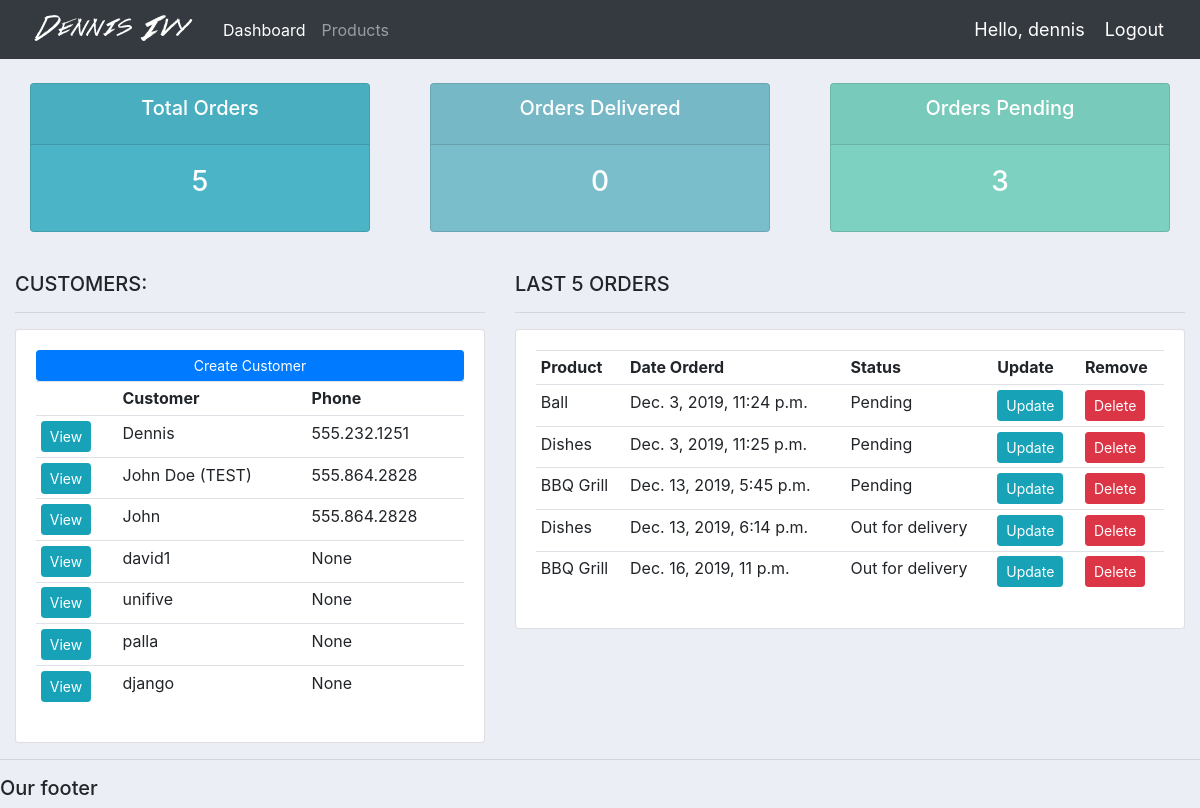
The app's page / (signed in) with its own data.
### accounts/models.py (models this page shows, shortened)
class Customer(models.Model):
	user = models.OneToOneField(User, null=True, blank=True, on_delete=models.CASCADE)
	name = models.CharField(max_length=200, null=True)
	phone = models.CharField(max_length=200, null=True)
	email = models.CharField(max_length=200, null=True)
	profile_pic = models.ImageField(default="profile1.png", null=True, blank=True)
	date_created = models.DateTimeField(auto_now_add=True, null=True)

class Order(models.Model):
	STATUS = (
			('Pending', 'Pending'),
			('Out for delivery', 'Out for delivery'),
			('Delivered', 'Delivered'),
			)
	customer = models.ForeignKey(Customer, null=True, on_delete= models.SET_NULL)
	product = models.ForeignKey(Product, null=True, on_delete= models.SET_NULL)
	date_created = models.DateTimeField(auto_now_add=True, null=True)
	status = models.CharField(max_length=200, null=True, choices=STATUS)
	note = models.CharField(max_length=1000, null=True)

class Product(models.Model):
	CATEGORY = (
			('Indoor', 'Indoor'),
			('Out Door', 'Out Door'),
			)
	name = models.CharField(max_length=200, null=True)
	price = models.FloatField(null=True)
	category = models.CharField(max_length=200, null=True, choices=CATEGORY)
	description = models.CharField(max_length=200, null=True, blank=True)
	date_created = models.DateTimeField(auto_now_add=True, null=True)
	tags = models.ManyToManyField(Tag)
	def __str__(self):
		return self.name

### accounts/decorators.py (the view)
	def wrapper_function(request, *args, **kwargs):
		group = None
		if request.user.groups.exists():
			group = request.user.groups.all()[0].name
		if group == 'customer':
			return redirect('user-page')
		if group == 'admin':
			return view_func(request, *args, **kwargs)

### accounts/views.py (called while the page is built)
@login_required(login_url='login')
@admin_only
def home(request):
	orders = Order.objects.all()
	customers = Customer.objects.all()
	total_customers = customers.count()
	total_orders = orders.count()
	delivered = orders.filter(status='Delivered').count()
	pending = orders.filter(status='Pending').count()
	context = {'orders':orders, 'customers':customers,
	'total_orders':total_orders,'delivered':delivered,
	'pending':pending }
	return render(request, 'accounts/dashboard.html', context)

### accounts/templates/accounts/dashboard.html
{%  extends 'accounts/main.html' %}
{% block content %}
{%  include 'accounts/status.html' %}
<br>
<div class="row">
	<div class="col-md-5">
		<h5>CUSTOMERS:</h5>
		<hr>
		<div class="card card-body">
			<a class="btn btn-primary  btn-sm btn-block" href="">Create Customer</a>
			<table class="table table-sm">
				<tr>
					<th></th>
					<th>Customer</th>
					<th>Phone</th>
				</tr>
				{% for customer in customers %}
					<tr>
						<td><a class="btn btn-sm btn-info" href="{% url 'customer' customer.id %}">View</a></td>
						<td>{{customer.name}}</td>
						<td>{{customer.phone}}</td>
					</tr>
				{% endfor %}
			</table>
		</div>
	</div>
	<div class="col-md-7">
		<h5>LAST 5 ORDERS</h5>
		<hr>
		<div class="card card-body">
			<table class="table table-sm">
				<tr>
					<th>Product</th>
					<th>Date Orderd</th>
					<th>Status</th>
					<th>Update</th>
					<th>Remove</th>
				</tr>
				{% for order in orders %}
					<tr>
						<td>{{order.product}}</td>
						<td>{{order.date_created}}</td>
						<td>{{order.status}}</td>
						<td><a class="btn btn-sm btn-info" href="{% url 'update_order' order.id %}">Update</a></td>
						<td><a class="btn btn-sm btn-danger" href="{% url 'delete_order' order.id %}">Delete</a></td>
					</tr>
				{% endfor %}
			</table>
		</div>
	</div>
</div>
{% endblock %}

### accounts/templates/accounts/main.html (shortened to what this page needs)
{% load static %}
<!DOCTYPE html>
<html>
<head>
	<link rel="stylesheet" href="https://stackpath.bootstrapcdn.com/bootstrap/4.3.1/css/bootstrap.min.css">
	<link rel="stylesheet" type="text/css" href="{% static '/css/main.css' %}">
</head>
<body>
	{%  include 'accounts/navbar.html' %}
	<div class="container-fluid">
	{% block content %}
	{% endblock %}
    </div>
	<hr>
	<h5>Our footer</h5>
</body>
</html>

### accounts/templates/accounts/navbar.html (shortened to what this page needs)
{% load static %}
<nav class="navbar navbar-expand-lg navbar-dark bg-dark">
 <img src="{% static 'images/logo.png' %}">
  <div class="collapse navbar-collapse" id="navbarNav">
    <ul class="navbar-nav">
      {% if request.user.is_staff %}
      <li class="nav-item active">
        <a class="nav-link" href="{% url 'home' %}">Dashboard</a>
      </li>
      <li class="nav-item">
        <a class="nav-link" href="{% url 'products' %}">Products</a>
      </li>
      {% else %}
       <li class="nav-item">
        <a class="nav-link" href="{% url 'account' %}">Settings</a>
      </li>
      {% endif %}
    </ul>
  </div>
  <span class="hello-msg">Hello, {{request.user}}</span>
  <span ><a  class="hello-msg" href="{% url 'logout' %}">Logout</a></span>
</nav>

### accounts/templates/accounts/status.html
<br>
<div class="row">
	<div class="col">
		<div class="col-md">
			<div class="card text-center text-white  mb-3" id="total-orders">
			  	<div class="card-header">
			  		<h5 class="card-title">Total Orders</h5>
			  	</div>
			  	<div class="card-body">
			    	<h3 class="card-title">{{total_orders}}</h3>
			  	</div>
			</div>
		</div>
	</div>
	<div class="col">
		<div class="col-md">
			<div class="card text-center text-white  mb-3" id="orders-delivered">
			  	<div class="card-header">
			  		<h5 class="card-title">Orders Delivered</h5>
			  	</div>
			  	<div class="card-body">
			    	<h3 class="card-title">{{delivered}}</h3>
			  	</div>
			</div>
		</div>
	</div>
	<div class="col">
		<div class="col-md">
			<div class="card text-center text-white  mb-3" id="orders-pending">
			  	<div class="card-header">
			  		<h5 class="card-title">Orders Pending</h5>
			  	</div>
			  	<div class="card-body">
			    	<h3 class="card-title">{{pending}}</h3>
			  	</div>
			</div>
		</div>
	</div>
</div>

### static/css/main.css (style rules this page uses)
body { background-color: #ebeff5; }
#total-orders { background-color: #4cb4c7; }
#orders-delivered { background-color: #7abecc; }
#orders-pending { background-color: #7CD1C0; }

### accounts/templates/accounts/navbar.html (style rules this page uses)
.hello-msg { font-size: 18px; color: #fff; margin-right: 20px; }

### records on screen
Customer: name "Dennis", phone "555.232.1251"
Customer: name "John Doe (TEST)", phone "555.864.2828"
Customer: name "John", phone "555.864.2828"
Customer: name "david1", phone "None"
Customer: name "unifive", phone "None"
Customer: name "palla", phone "None"
Customer: name "django", phone "None"
Order: product "Ball", date_created "Dec. 3, 2019, 11:24 p.m.", status "Pending"
Order: product "Dishes", date_created "Dec. 3, 2019, 11:25 p.m.", status "Pending"
Order: product "BBQ Grill", date_created "Dec. 13, 2019, 5:45 p.m.", status "Pending"
Order: product "Dishes", date_created "Dec. 13, 2019, 6:14 p.m.", status "Out for delivery"
Order: product "BBQ Grill", date_created "Dec. 16, 2019, 11 p.m.", status "Out for delivery"

### other values on screen
{{ request.user }} "dennis"
{{ total_orders }} "5"
{{ delivered }} "0"
{{ pending }} "3"
